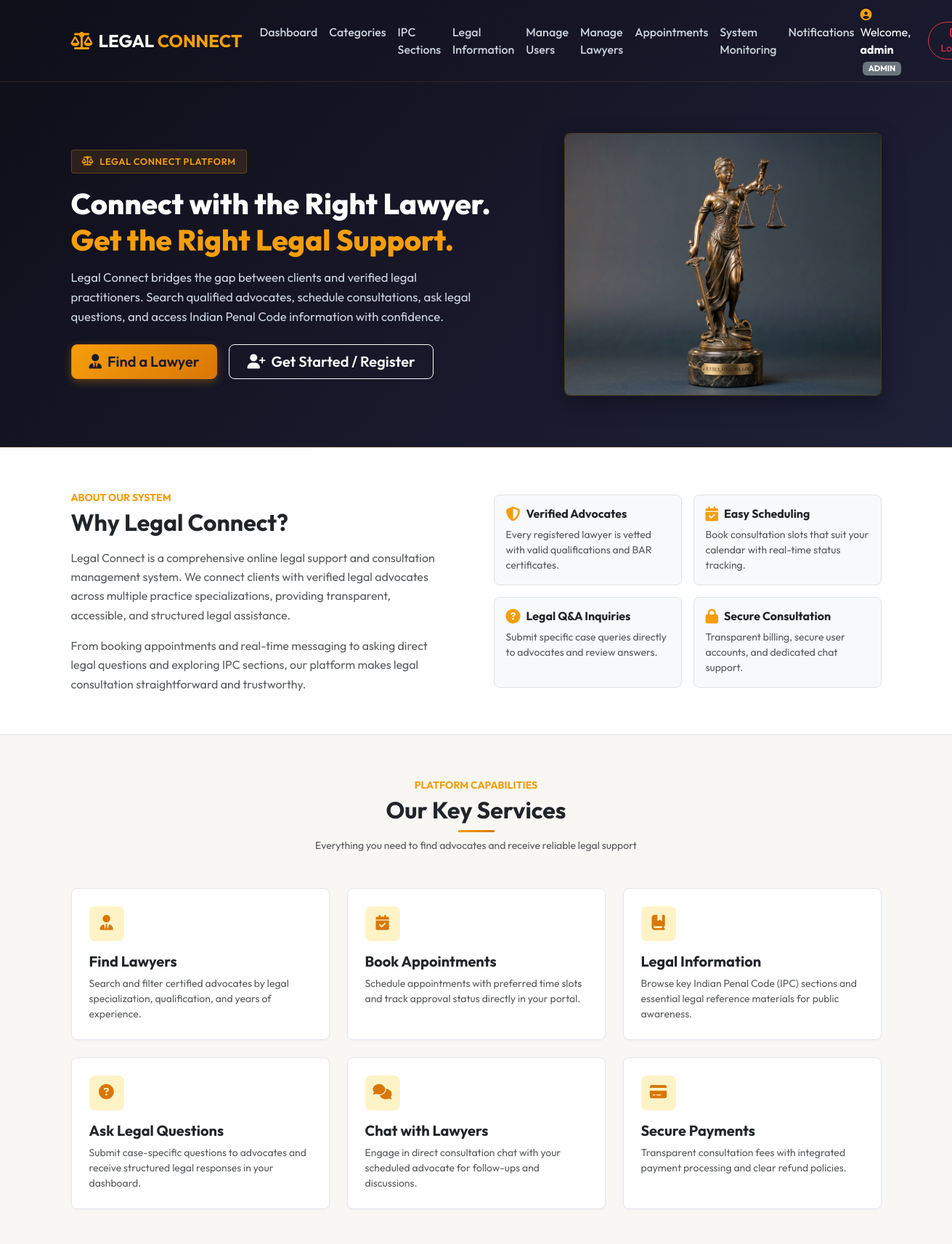
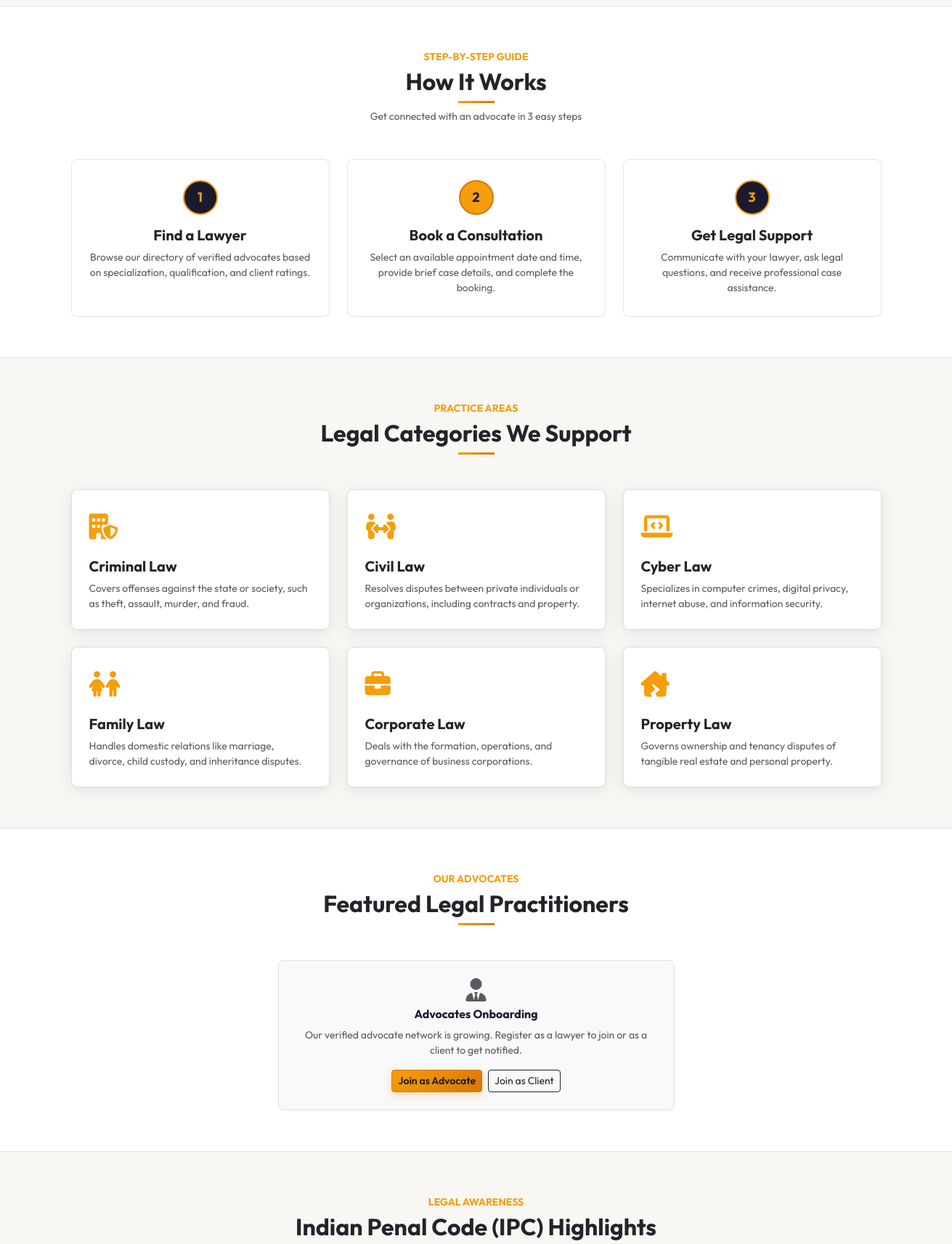
Page / (signed in, upper part) on the committed database (2 pictures, top to bottom).
### tables this page shows
CREATE TABLE IF NOT EXISTS categories (
    category_id INT AUTO_INCREMENT PRIMARY KEY,
    category_name VARCHAR(100) NOT NULL UNIQUE,
    description TEXT NOT NULL
);

### index.php (the view, shortened to what the rows shown need)
<?php
require_once __DIR__ . '/includes/header.php';
$categories = [];
try {
    $stmt = $conn->query("SELECT * FROM categories LIMIT 6");
    $categories = $stmt->fetchAll();
} catch (PDOException $e) {
}
?>
<section class="hero-wrapper">
    <div class="container">
        <div class="row align-items-center g-5">
            <div class="col-lg-7 text-center text-lg-start">
                <h1 class="hero-main-title">
                    Connect with the Right Lawyer.<br>
                    <span>Get the Right Legal Support.</span>
                </h1>
            </div>
        </div>
    </div>
</section>
<section class="py-5 bg-white border-bottom">
    <div class="container py-2">
        <div class="row align-items-center g-5">
            <div class="col-lg-6">
                <div class="pe-lg-3">
                    <h2 class="fw-bold text-dark mt-1 mb-3">Why Legal Connect?</h2>
                </div>
            </div>
        </div>
    </div>
</section>
<section class="py-5" style="background-color: #f8f7f4;">
    <div class="container py-2">
        <div class="text-center mb-5">
            <h2 class="fw-bold text-dark mt-1">Our Key Services</h2>
        </div>
    </div>
</section>
<section class="py-5 bg-white border-top border-bottom">
    <div class="container py-2">
        <div class="text-center mb-5">
            <h2 class="fw-bold text-dark mt-1">How It Works</h2>
        </div>
    </div>
</section>
<section class="py-5" style="background-color: #f8f7f4;">
    <div class="container py-2">
        <div class="text-center mb-5">
            <h2 class="fw-bold text-dark mt-1">Legal Categories We Support</h2>
        </div>
        <div class="row g-4">
            <?php if (!empty($categories)): ?>
                <?php foreach ($categories as $cat): ?>
                    <div class="col-lg-4 col-md-6">
                        <div class="card feature-card p-4 border bg-white rounded-3">
                            <div class="card-icon">
                                <?php
                                $icon = 'fa-scale-balanced';
                                if (stripos($cat['category_name'], 'criminal') !== false) $icon = 'fa-building-shield';
                                elseif (stripos($cat['category_name'], 'civil') !== false) $icon = 'fa-people-arrows';
                                elseif (stripos($cat['category_name'], 'cyber') !== false) $icon = 'fa-laptop-code';
                                elseif (stripos($cat['category_name'], 'family') !== false) $icon = 'fa-children';
                                elseif (stripos($cat['category_name'], 'corporate') !== false) $icon = 'fa-briefcase';
                                elseif (stripos($cat['category_name'], 'property') !== false) $icon = 'fa-house-chimney-crack';
                                ?>
                                <i class="fa-solid <?php echo $icon; ?>"></i>
                            </div>
                            <h5 class="fw-bold text-dark mb-2"><?php echo htmlspecialchars($cat['category_name']); ?></h5>
                            <p class="text-muted small mb-0"><?php echo htmlspecialchars($cat['description']); ?></p>
                        </div>
                    </div>
                <?php endforeach; ?>
            <?php else: ?>
                <div class="col-12 text-center text-muted">No legal categories available at the moment.</div>
            <?php endif; ?>
        </div>
    </div>
</section>
<section class="py-5 bg-white border-top border-bottom">
    <div class="container py-2">
        <div class="text-center mb-5">
            <h2 class="fw-bold text-dark mt-1">Featured Legal Practitioners</h2>
        </div>
    </div>
</section>
<section class="py-5" style="background-color: #f8f7f4;">
    <div class="container py-2">
        <div class="text-center mb-5">
            <h2 class="fw-bold text-dark mt-1">Indian Penal Code (IPC) Highlights</h2>
        </div>
    </div>
</section>
<?php require_once __DIR__ . '/includes/footer.php'; ?>

### rows in the picture
categories: category_name "Criminal Law", description "Covers offenses against the state or society, such as theft, assault, murder, and fraud."
categories: category_name "Civil Law", description "Resolves disputes between private individuals or organizations, including contracts and property."
categories: category_name "Cyber Law", description "Specializes in computer crimes, digital privacy, internet abuse, and information security."
categories: category_name "Family Law", description "Handles domestic relations like marriage, divorce, child custody, and inheritance disputes."
categories: category_name "Corporate Law", description "Deals with the formation, operations, and governance of business corporations."
categories: category_name "Property Law", description "Governs ownership and tenancy disputes of tangible real estate and personal property."

### other values in the picture
$name "admin"
$role "ADMIN"
